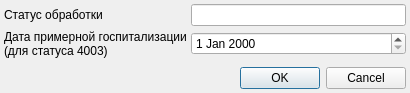
<?xml version="1.0" encoding="UTF-8"?>
<ui version="4.0">
 <class>ProcessingReferralWindow</class>
 <widget class="QDialog" name="ProcessingReferralWindow">
  <property name="geometry">
   <rect>
    <x>0</x>
    <y>0</y>
    <width>398</width>
    <height>93</height>
   </rect>
  </property>
  <property name="windowTitle">
   <string>Обработка направления</string>
  </property>
  <layout class="QGridLayout" name="gridLayout">
   <property name="margin">
    <number>4</number>
   </property>
   <property name="spacing">
    <number>4</number>
   </property>
   <item row="2" column="0" colspan="2">
    <widget class="QDialogButtonBox" name="buttonBox">
     <property name="orientation">
      <enum>Qt::Horizontal</enum>
     </property>
     <property name="standardButtons">
      <set>QDialogButtonBox::Cancel|QDialogButtonBox::Ok</set>
     </property>
    </widget>
   </item>
   <item row="0" column="0" colspan="2">
    <layout class="QGridLayout" name="gridLayout_2">
     <item row="0" column="0">
      <widget class="QLabel" name="lblStatus">
       <property name="maximumSize">
        <size>
         <width>100</width>
         <height>16777215</height>
        </size>
       </property>
       <property name="text">
        <string>Статус обработки</string>
       </property>
      </widget>
     </item>
     <item row="1" column="0">
      <widget class="QLabel" name="lblDate">
       <property name="text">
        <string>Дата примерной госпитализации
(для статуса 4003)</string>
       </property>
      </widget>
     </item>
     <item row="1" column="1">
      <widget class="QDateEdit" name="edtDate"/>
     </item>
     <item row="0" column="1">
      <widget class="QLineEdit" name="edtStatus">
       <property name="minimumSize">
        <size>
         <width>215</width>
         <height>0</height>
        </size>
       </property>
      </widget>
     </item>
    </layout>
   </item>
   <item row="1" column="0">
    <spacer name="verticalSpacer">
     <property name="orientation">
      <enum>Qt::Vertical</enum>
     </property>
     <property name="sizeHint" stdset="0">
      <size>
       <width>20</width>
       <height>40</height>
      </size>
     </property>
    </spacer>
   </item>
  </layout>
 </widget>
 <resources/>
 <connections>
  <connection>
   <sender>buttonBox</sender>
   <signal>accepted()</signal>
   <receiver>ProcessingReferralWindow</receiver>
   <slot>accept()</slot>
   <hints>
    <hint type="sourcelabel">
     <x>248</x>
     <y>254</y>
    </hint>
    <hint type="destinationlabel">
     <x>157</x>
     <y>274</y>
    </hint>
   </hints>
  </connection>
  <connection>
   <sender>buttonBox</sender>
   <signal>rejected()</signal>
   <receiver>ProcessingReferralWindow</receiver>
   <slot>reject()</slot>
   <hints>
    <hint type="sourcelabel">
     <x>316</x>
     <y>260</y>
    </hint>
    <hint type="destinationlabel">
     <x>286</x>
     <y>274</y>
    </hint>
   </hints>
  </connection>
 </connections>
</ui>
